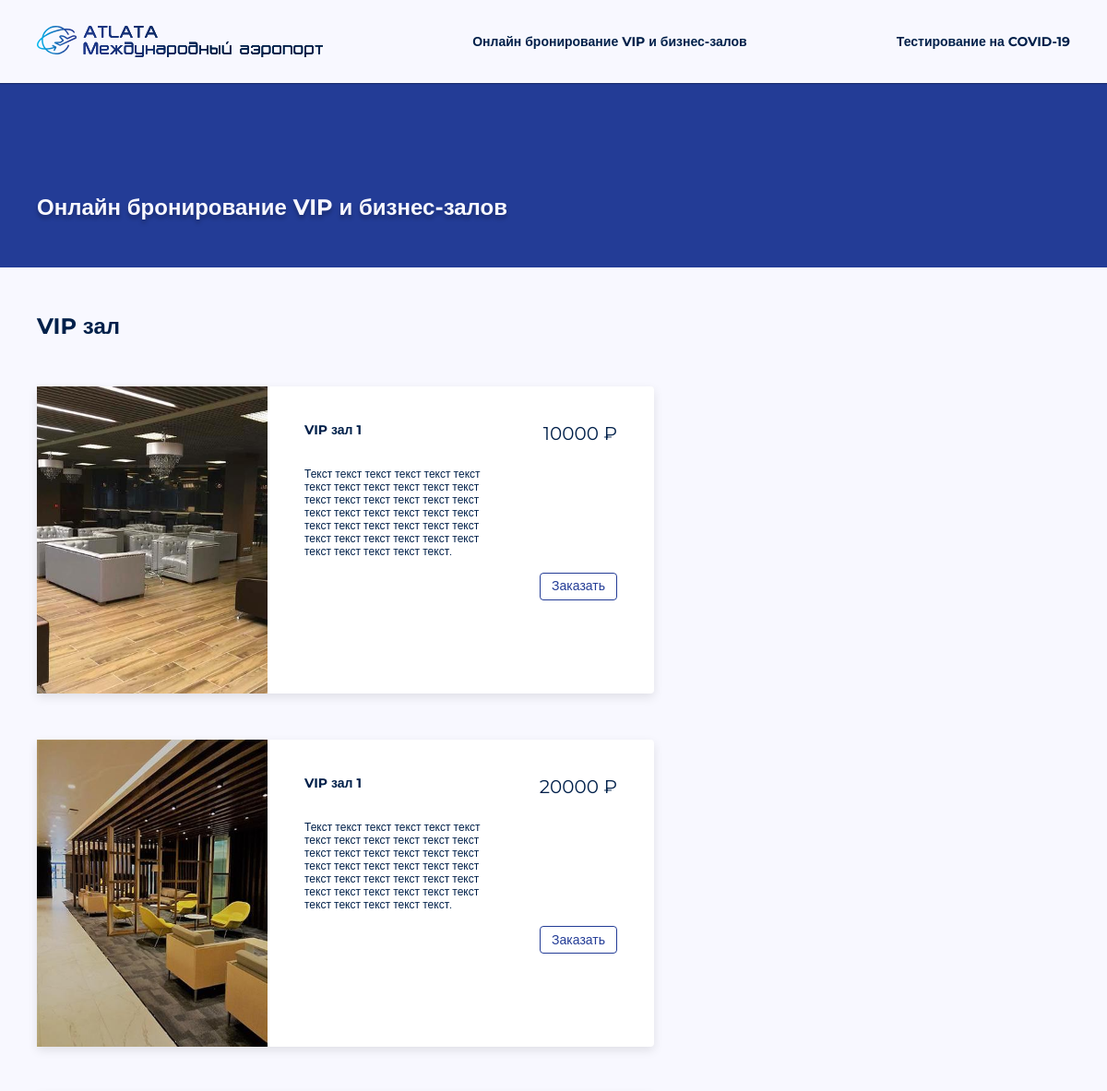
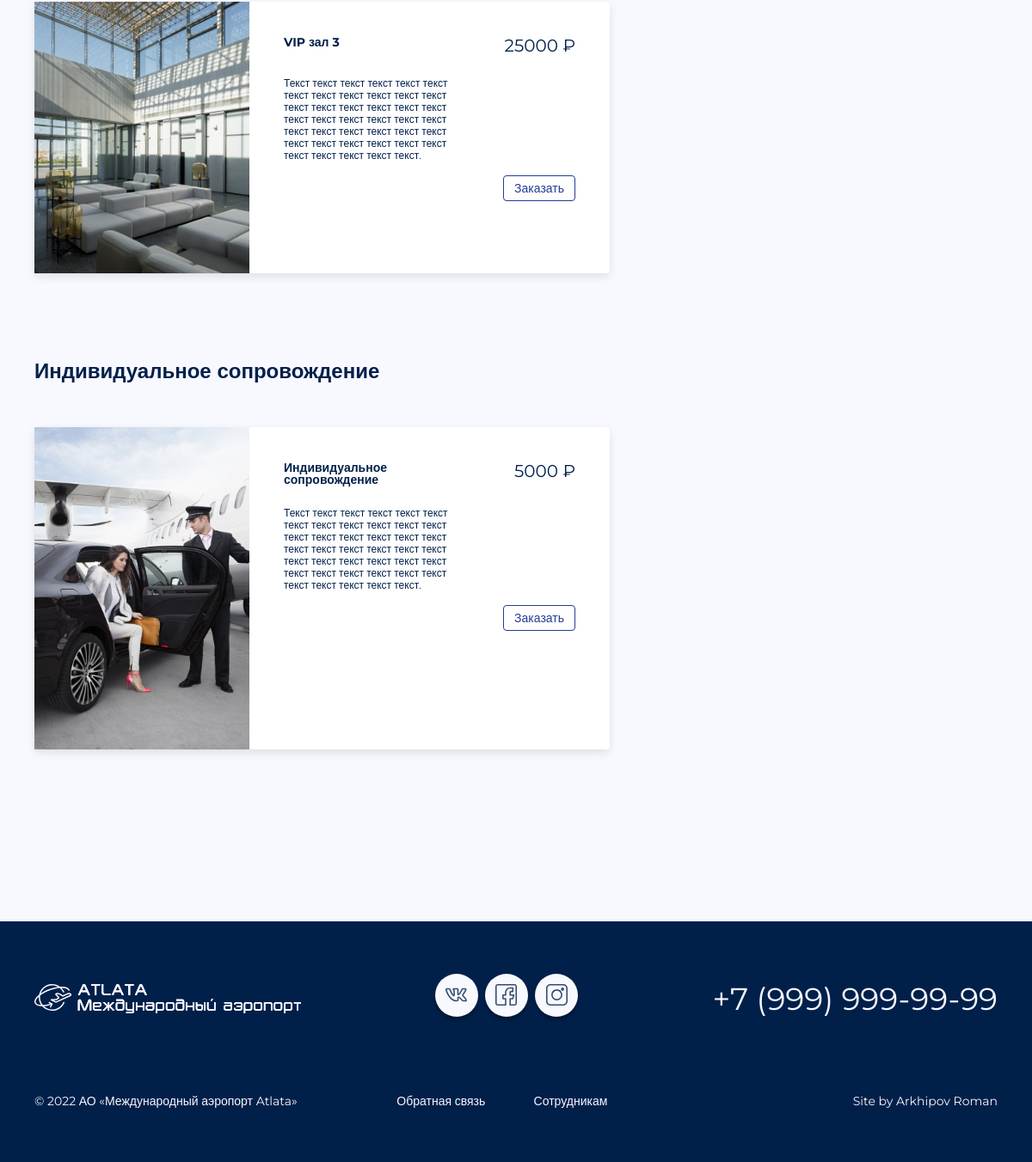
Screenshot of /booking.php with the database file from the repository (2 pictures, top to bottom).
### libs/api.php (called while the page is built, shortened)
<?php
function get_vip_halls(): array
{
    global $pdo;
    $res = $pdo->query("SELECT * FROM `vip-halls`");
    return $res->fetchAll();
}
function get_vip_escort(): array
{
    global $pdo;
    $res = $pdo->query("SELECT * FROM `vip-escort`");
    return $res->fetchAll();
}
?>

### booking.php (the view, shortened to what this page needs)
<?php
  require_once __DIR__ . '/libs/db.php';
  require_once __DIR__ . '/libs/api.php';
  $vip_halls = get_vip_halls();
  $vip_escorts = get_vip_escort();
?>
<!doctype html>
<html lang="ru">
  <head>
    <link href="https://cdn.jsdelivr.net/npm/bootstrap@5.1.3/dist/css/bootstrap.min.css" rel="stylesheet">
    <link rel="stylesheet" type="text/css" href="styles.css">
  </head>
  <body>
    <header class="d-flex align-items-center">
      <div class="container-fluid">
        <div class="header-container d-flex justify-content-between align-items-center">
          <a href="index.php"><img src="img/logo.svg"></a>
          <a href="booking.php">Онлайн бронирование VIP и бизнес-залов</a>
          <a href="covid.php">Тестирование на COVID-19</a>
        </div>
      </div>
    </header>
    <main>
      <div class="heading d-flex flex-wrap align-content-end justify-content-start">
        <div class="container-fluid">
          <h1>Онлайн бронирование VIP и бизнес-залов</h1>
        </div>
      </div>
      <div class="container-fluid booking-container">
        <h1 class="h1-heading">VIP зал</h1>
        <?php foreach ($vip_halls as $vip_hall):?>
          <div class="bron-card d-flex">
            <img src="<?=$vip_hall['img']?>" class="bron-card-img">
            <div class="bron-card-descr">
              <div class="bron-card-row1 d-flex justify-content-between">
                <h3><?=$vip_hall['title']?></h3>
                <span><?=$vip_hall['cost']?> ₽</span>
              </div>
              <p class="bron-card-text">
              <?=$vip_hall['descr']?>
              </p>
              <div class="d-flex justify-content-end">
                <a href="reg_of_service.php" type="button" class="btn btn-outline-primary d-flex align-items-center">Заказать</a>
              </div>
            </div>
          </div>
        <?php endforeach;?>
        <h1 class="h1-heading" style="margin-top: 100px;">Индивидуальное сопровождение</h1>
        <?php foreach ($vip_escorts as $vip_escort):?>
          <div class="bron-card d-flex">
            <img src="<?=$vip_escort['img']?>" class="bron-card-img">
            <div class="bron-card-descr">
              <div class="bron-card-row1 d-flex justify-content-between">
                <h3><?=$vip_escort['title']?></h3>
                <span><?=$vip_escort['cost']?> ₽</span>
              </div>
                <p class="bron-card-text">
                <?=$vip_escort['descr']?>
                </p>
                <div class="d-flex justify-content-end">
                  <a href="reg_of_service.php" type="button" class="btn btn-outline-primary d-flex align-items-center
                  ">Заказать</a>
                </div>
            </div>
          </div>
        <?php endforeach;?>
      </div>
    </main>
    <footer class="d-flex align-items-center">
      <div class="container-fluid">
        <div class="footer-row-1 d-flex flex-row justify-content-between align-items-center">
          <a href="index.php"><img src="img/logo footer.svg"></a>
          <div class="social-media d-flex align-items-center">
            <a href="#"><img src="img/vk.svg"></a>
            <a href="#"><img src="img/fb.svg"></a>
            <a href="#"><img src="img/inst.svg"></a>
          </div>
          <span class="footer-num">+7 (999) 999-99-99</span>
        </div>
        <div class="footer-row-2 d-flex flex-row justify-content-between align-items-center">
          <span class="footer-info1">© 2022 АО «Международный аэропорт Atlata»</span>
          <div class="footer-info2 d-flex justify-content-between" style="width: 245px;">
            <a href="contacts.html">Обратная связь</a>
            <a href="account.html">Сотрудникам</a>
          </div>
          <span class="footer-info3 d-flex justify-content-end">Site by Arkhipov Roman</span>
        </div>
      </div>
    </footer>
  </body>
</html>

### styles.css (style rules this page uses)
body { font-family: 'Montserrat', sans-serif !important; color: #00204A; }
.container-fluid { max-width: 1120px; padding: 0 !important; }
.header-container>a { font-weight: bold; font-size: 14px; line-height: 23px; text-decoration: none; color: #00204A; }
header { width: 100%; position: fixed; z-index: 999; height: 90px; background-color: #F8F8FF; box-shadow: 0px 1px 1px rgba(0, 0, 0, 0.25); }
main { background-color: #F8F8FF; }
.heading { background-color: #233C96; height: 290px; padding-bottom: 42px; }
h1 { font-weight: bold !important; font-size: 24px !important; color: #F8F8FF; text-shadow: 0px 4px 4px rgba(0, 0, 0, 0.25); }
footer { background-color: #00204A; height: 280px; color: #F8F8FF; }
.footer-row-2 { margin-top: 80px; }
.footer-num { font-size: 36px; }
.footer-info1,.footer-info3,.footer-info2>a { font-size: 14px; text-decoration: none; color: #F8F8FF; }
.footer-info3 { width: 338px; }
h3 { font-style: normal; font-weight: bold; font-size: 18px; margin-bottom: 25px; }
.h1-heading { text-shadow: none; color: #00204A; margin-bottom: 50px; }
.bron-card { margin-bottom: 50px; background-color: #fff; box-shadow: 0px 4px 11px rgba(0, 0, 0, 0.1); border-radius: 4px; width: 669px; }
.bron-card-img { width: 250px; }
.bron-card-descr { padding: 40px; width: 100%; }
.bron-card-row1 { margin-bottom: 25px; }
.bron-card-row1>h3 { font-style: normal; font-weight: 700; font-size: 14px; line-height: 14px; margin: 0; width: 200px; }
.bron-card-row1>span { font-weight: 400; font-size: 20px; line-height: 23px; }
.bron-card-text { width: 216px; font-style: normal; font-weight: 400; font-size: 12px; line-height: 14px; }
.btn-outline-primary { border: 1px solid #233C96; box-sizing: border-box; border-radius: 4px; height: 30px; font-style: normal; font-weight: 400; font-size: 14px; color: #233C96; }
.booking-container { padding: 50px 0 150px 0 !important; }

### rows the page displays
vip-halls: img (picture), title "VIP зал 1", cost "10000", descr "Текст текст текст текст текст текст текст текст текст текст текст текст текст текст текст текст текст текст текст текст текст текст текст текст текст текст текст текст текст текст текст текст текст текст текст текст текст текст текст текст текст."
vip-halls: img (picture), title "VIP зал 1", cost "20000", descr "Текст текст текст текст текст текст текст текст текст текст текст текст текст текст текст текст текст текст текст текст текст текст текст текст текст текст текст текст текст текст текст текст текст текст текст текст текст текст текст текст текст."
vip-halls: img (picture), title "VIP зал 3", cost "25000", descr "Текст текст текст текст текст текст текст текст текст текст текст текст текст текст текст текст текст текст текст текст текст текст текст текст текст текст текст текст текст текст текст текст текст текст текст текст текст текст текст текст текст."
vip-escort: img (picture), title "Индивидуальное сопровождение", cost "5000", descr "Текст текст текст текст текст текст текст текст текст текст текст текст текст текст текст текст текст текст текст текст текст текст текст текст текст текст текст текст текст текст текст текст текст текст текст текст текст текст текст текст текст."
